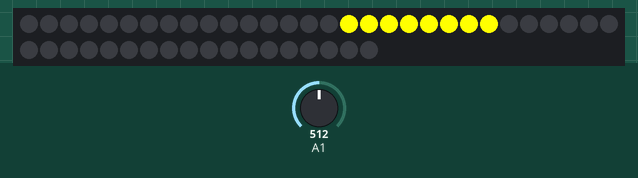
The sketch below on a simulated Arduino Uno, built with avr-gcc and run on an emulated ATmega328P. Parts: 48 RGB LEDs in strip order, left to right, continuing on the next row. The test bench sets the inputs (shaded band); at power-on: A1 = 512.

Above: at 1.2 s.
1.3 s: A1 set to 716
At 1.57 s:
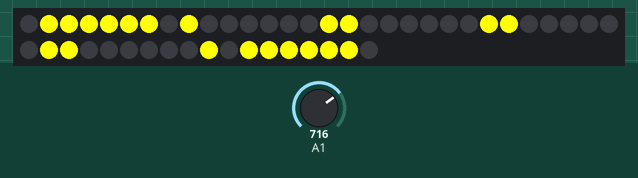
4.3 s: A1 set to 306
At 4.64 s:
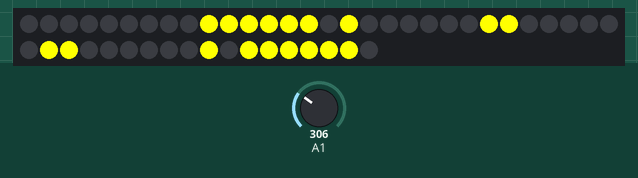
6.2 s: A1 set to 122
At 6.41 s:
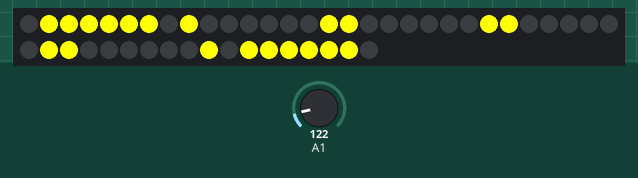
9.2 s: A1 set to 0
At 10.1 s:
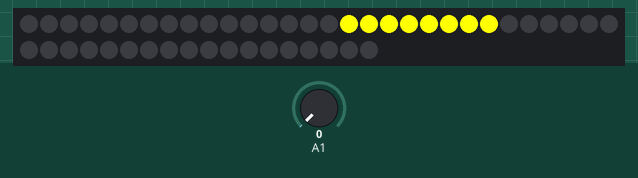
Timing chart, 0 to 12.2 s (numbered marks = the images above; inputs shaded):
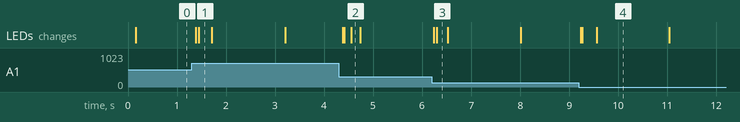

The sketch:

Final_sketch.ino
```cpp
#include <FastLED.h>
#define NUM_LEDS 48
#define DATA_PIN 3
CRGB leds[NUM_LEDS];
float signalMax = 0;
float signalMin = 1023;
float thisSignal;
float maxCoff = 0.997;
float minCoff = 1.007;
float signalValue = 0.1;
byte smileState = 1; // 1 - 8 - mouth 1 - 8; 20 - smile, 30 - sad smile
byte smileStateUsable = 0;
byte signalValueUsable = 0;
byte counter2 = 0;
long emojiTimer = 0;
bool emojiFlag = true;
long silentSmileTimer = 0;
//bool silentSmileState = false; // true - silent, false - talking
byte smile[6][8] {
  {0, 0, 0, 0, 0, 0, 0, 0},
  {0, 0, 0, 0, 0, 0, 0, 0},
  {1, 1, 1, 1, 1, 1, 1, 1},
  {0, 0, 0, 0, 0, 0, 0, 0},
  {0, 0, 0, 0, 0, 0, 0, 0},
  {0, 0, 0, 0, 0, 0, 0, 0},
};
void setup() {
  Serial.begin(9600);
  FastLED.addLeds<WS2812B, DATA_PIN, GRB>(leds, NUM_LEDS);

}

void loop() {
  thisSignal = analogRead(A1);
  if (thisSignal > signalMax) {
    signalMax = thisSignal;
  }
  if (thisSignal < signalMin) {
    signalMin = thisSignal;
  }

  if ((thisSignal + 7) < signalMax) {
    signalMax *= maxCoff;
    maxCoff -= 0.00005;
  }
  if ((thisSignal - 7) > signalMin) {
    signalMin *= minCoff;
    minCoff += 0.00005;
  }

  signalValue = signalMax - signalMin;
  //Serial.println(signalMax);
  //Serial.println(signalMax);
  //Serial.println(signalMax);
  smileState = constrain(map(signalValue, 0, 46, 1, 6), 1, 6);
  if (round(millis() / 150) % 2) {
    int counter = 0;

    for (int i = 0; i < 6; i++) {
      for (int j = 0; j < 8; j++) {
        if (smile[i][j] == 1) {
          leds[counter] = CRGB::Yellow;
        } else {
          leds[counter] = CRGB::Black;
        }
        counter++;
      }
      if (counter2 == 4) {
        if (smileState > smileStateUsable) {
          smileStateUsable++;
        } else if (smileState < smileStateUsable) {
          smileStateUsable--;
        }
        counter2 = 0;
      }

      counter2++;
      FastLED.show();
    }
  }
  //Serial.println(smileStateUsable);
  switch (smileStateUsable) {
    case 1:
      for (int i = 0; i < 6; i++) {
        for (int j = 0; j < 8; j++) {
          if (i == 2) {
            smile[i][j] = 1;
          } else {
            smile[i][j] = 0;
          }
        }

      }

      break;
    case 2:
      for (int i = 0; i < 6; i++) {
        for (int j = 0; j < 8; j++) {
          smile[i][j] = 0;
        }
      }

      for (int i = 0; i < 8; i++) {
        smile[2][i] = 1;
      }
      for (int i = 1; i < 7; i++) {
        smile[3][i] = 1;
      }

      break;
    case 3:
      for (int i = 0; i < 6; i++) {
        for (int j = 0; j < 8; j++) {
          smile[i][j] = 0;
        }
      }

      for (int i = 0; i < 8; i++) {
        smile[2][i] = 1;
      }
      for (int i = 1; i < 7; i++) {
        smile[4][i] = 1;
      }
      smile[3][0] = 1;
      smile[3][7] = 1;
      break;
    case 4:
      for (int i = 0; i < 6; i++) {
        for (int j = 0; j < 8; j++) {
          smile[i][j] = 0;
        }
      }

      for (int i = 1; i < 7; i++) {
        smile[1][i] = 1;
      }

      for (int i = 1; i < 7; i++) {
        smile[4][i] = 1;
      }

      smile[2][0] = 1;
      smile[2][7] = 1;
      smile[3][0] = 1;
      smile[3][7] = 1;

      break;
    case 5:
      for (int i = 0; i < 6; i++) {
        for (int j = 0; j < 8; j++) {
          smile[i][j] = 0;
        }
      }
      for (int i = 1; i < 7; i++) {
        smile[1][i] = 1;
      }
      for (int i = 1; i < 7; i++) {
        smile[5][i] = 1;
      }

      smile[2][0] = 1;
      smile[2][7] = 1;
      smile[3][0] = 1;
      smile[3][7] = 1;
      smile[4][0] = 1;
      smile[4][7] = 1;
      break;
    case 6:
      for (int i = 0; i < 6; i++) {
        for (int j = 0; j < 8; j++) {
          smile[i][j] = 0;
        }
      }
      for (int i = 1; i < 7; i++) {
        smile[0][i] = 1;
      }
      for (int i = 1; i < 7; i++) {
        smile[5][i] = 1;
      }
      smile[1][0] = 1;
      smile[1][7] = 1;
      smile[2][0] = 1;
      smile[2][7] = 1;
      smile[3][0] = 1;
      smile[3][7] = 1;
      smile[4][0] = 1;
      smile[4][7] = 1;
      break;
  }
  if (millis() - silentSmileTimer < 1500 && smileStateUsable == 1) {
    for (int i = 0; i < 6; i++) {
      for (int j = 0; j < 8; j++) {
        smile[i][j] = 0;
      }
    }
    for (int i = 0; i < 6; i++) {
      for (int j = 0; j < 8; j++) {
        if (i == 2) {
          smile[i][j] = 1;
        } else {
          smile[i][j] = 0;
        }
      }

    }


  }
  else if (millis() - silentSmileTimer > 1500 && smileStateUsable == 1) {
    for (int i = 0; i < 6; i++) {
      for (int j = 0; j < 8; j++) {
        smile[i][j] = 0;
      }
    }
  } else if (smileStateUsable != 1) {
    silentSmileTimer = millis();
  }

  /*
    if(emojiFlag == true && signalValue > 200){
    emojiTimer = millis();
    }
    if(emojiFlag == false && signalValue > 200 && millis() - emojiTimer < 2000){
    for (int i = 0; i < 6; i++) {
        for (int j = 0; j < 8; j++) {
          smile[i][j] = 0;
        }
    }
    smile[1][0] = 1;
    smile[1][7] = 1;
    smile[2][0] = 1;
    smile[2][7] = 1;
    smile[3][1] = 1;
    smile[3][6] = 1;
    smile[4][2] = 1;
    smile[4][3] = 1;
    smile[4][4] = 1;
    smile[4][5] = 1;
    int counter = 0;
    for (int i = 0; i < 6; i++) {
      for (int j = 0; j < 8; j++) {
        if (smile[i][j] == 1) {
          leds[counter] = CRGB::Yellow;
        } else {
          leds[counter] = CRGB::Black;
        }
        counter++;
      }
      FastLED.show();
    }
    }
    if(emojiFlag == false && signalValue > 200 && millis() - emojiTimer > 2000){
    for (int i = 0; i < 6; i++) {
        for (int j = 0; j < 8; j++) {
          smile[i][j] = 0;
        }
    }
    smile[1][2] = 1;
    smile[1][3] = 1;
    smile[1][4] = 1;
    smile[1][5] = 1;
    smile[2][1] = 1;
    smile[2][6] = 1;
    smile[3][0] = 1;
    smile[3][7] = 1;
    smile[4][0] = 1;
    smile[4][7] = 1;
    int counter = 0;
    for (int i = 0; i < 6; i++) {
      for (int j = 0; j < 8; j++) {
        if (smile[i][j] == 1) {
          leds[counter] = CRGB::Yellow;
        } else {
          leds[counter] = CRGB::Black;
        }
        counter++;
      }
      FastLED.show();
    }

    }
  */
  if (round(millis() / 350) % 2) {
    int counter = 0;
    for (int i = 0; i < 6; i++) {
      for (int j = 0; j < 8; j++) {
        if (smile[i][j] == 1) {
          leds[counter] = CRGB::Yellow;
        } else {
          leds[counter] = CRGB::Black;
        }
        counter++;
      }
      FastLED.show();
    }
  }
}
```

Measured:
- after the input at 1.3 s, the LEDs: first change after 0.08 s (image 1 shows a later state)
- after the input at 4.3 s, the LEDs: first change after 0.08 s (image 2 shows a later state)
- after the input at 6.2 s, the LEDs: first change at once (image 3 shows a later state)
- after the input at 9.2 s, the LEDs: first change at once (image 4 shows a later state)
- what the display in image 4 shows lasts 1.4 s, from 9.6 s to 11.0 s
